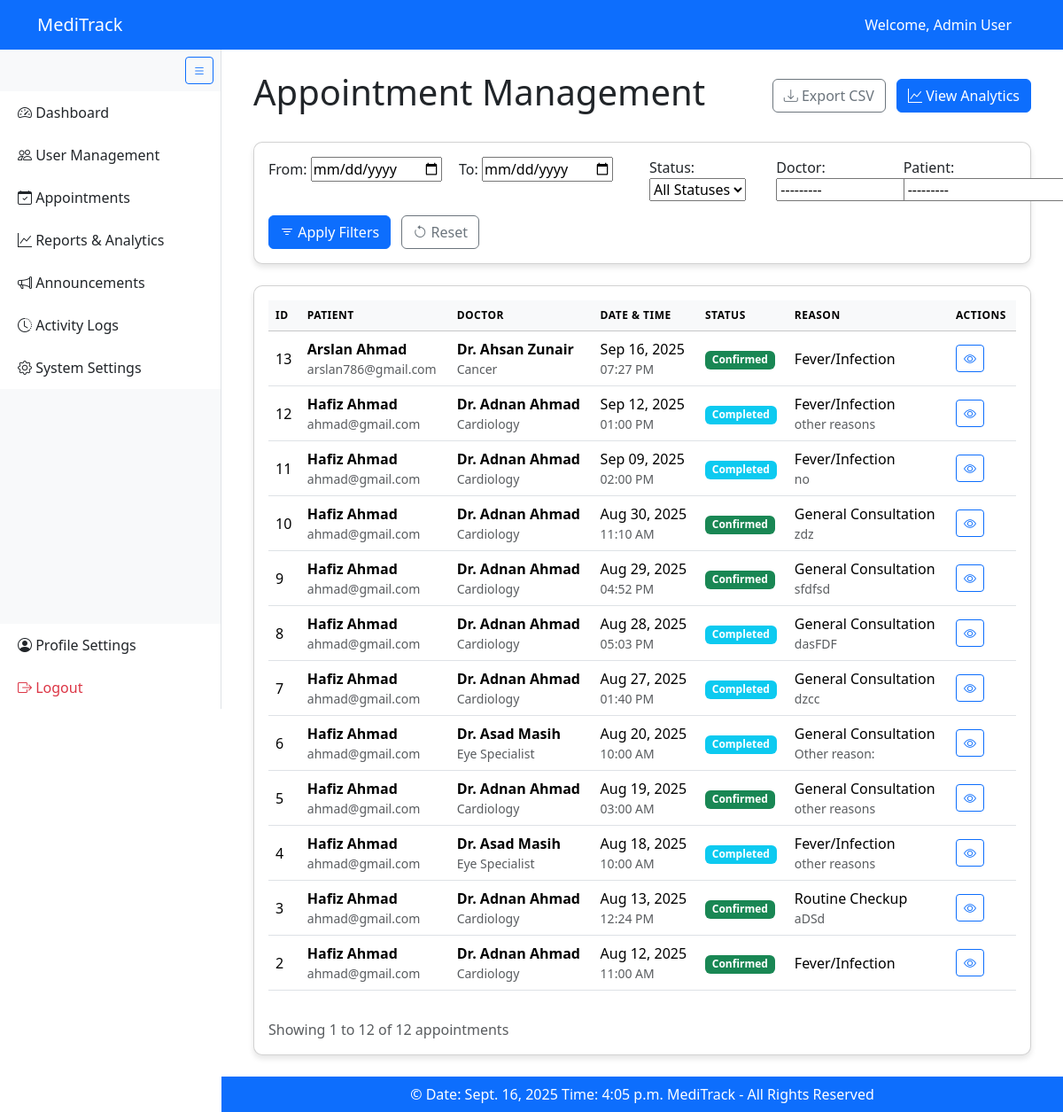
Screenshot of /appointment_management/ (signed in) with the database file from the repository.
### MediTrackApp/models.py (models this page shows, shortened)
class User(AbstractUser):
    ROLE_CHOICES = [
        ("admin", "Admin"),
        ("patient", "Patient"),
        ("doctor", "Doctor"),
    ]
    GENDER_CHOICES = [
        ("M", "Male"),
        ("F", "Female"),
        ("O", "Other"),
    ]
    phone_number = PhoneNumberField(region="PK", blank=True)
    gender = models.CharField(max_length=10, choices=GENDER_CHOICES, blank=True)
    date_of_birth = models.DateField(null=True, blank=True)
    profile_pic = models.ImageField(upload_to="profile_pics/", validators=[validate_file_extension], blank=True, null=True)
    role = models.CharField(max_length=50, choices=ROLE_CHOICES, default="patient")
    is_active = models.BooleanField(default=True)

class Appointment(models.Model):
    STATUS_CHOICES = [
        ("pending", "Pending"),
        ("confirmed", "Confirmed"),
        ("cancelled", "Cancelled"),
        ("completed", "Completed"),
    ]
    REASON_CHOICES = [
        ("CHECKUP", "Routine Checkup"),
        ("CONSULT", "General Consultation"),
        ("FEVER", "Fever/Infection"),
        ("INJURY", "Injury Treatment"),
    ]
    patient = models.ForeignKey(PatientProfile, on_delete=models.CASCADE)
    doctor = models.ForeignKey(DoctorProfile, on_delete=models.CASCADE)
    date = models.DateField()
    time = models.TimeField()
    status = models.CharField(max_length=20, choices=STATUS_CHOICES, default="pending")
    symptoms = models.TextField(blank=True)
    reason = models.CharField(max_length=50, choices=REASON_CHOICES, default="CONSULT")
    other_reason = models.CharField(max_length=100, blank=True)
    cancellation_reason = models.TextField(blank=True, null=True)
    cancelled_by = models.ForeignKey(User, on_delete=models.SET_NULL, null=True, blank=True, related_name='cancelled_appointments')
    end_time = models.TimeField(null=True, blank=True)
    created_at = models.DateTimeField(auto_now_add=True)
    updated_at = models.DateTimeField(auto_now=True)
    class Meta:
        constraints = [
            models.UniqueConstraint(fields=["doctor", "date", "time"], name="unique_doctor_slot"),
        ]
        ordering = ["-date", "time"]

class PatientProfile(models.Model):
    user = models.OneToOneField(User, related_name="patient_profile", on_delete=models.CASCADE)
    blood_group = models.CharField(max_length=5, blank=True)
    allergies = models.TextField(blank=True)
    medical_history = models.TextField(blank=True)
    emergency_contact = PhoneNumberField(region="PK", blank=True)
    def __str__(self):
        return f"Patient: {self.user.get_full_name() or self.user.username}"

class DoctorProfile(models.Model):
    user = models.OneToOneField(User, related_name="doctor_profile", on_delete=models.CASCADE)
    specialization = models.CharField(max_length=100, blank=True)
    qualifications = models.TextField(blank=True)
    hospital = models.CharField(max_length=100, blank=True)
    city = models.CharField(max_length=100, blank=True)
    license_number = models.CharField(max_length=50, unique=True, blank=True, null=True)
    consultation_fee = models.PositiveIntegerField(default=2000)
    available_days = models.JSONField(default=list, blank=True)
    available_time_slots = models.JSONField(default=list, blank=True)
    class Meta:
        indexes = [
            models.Index(fields=["specialization"]),
            models.Index(fields=["city"]),
        ]
    def __str__(self):
        full_name = self.user.get_full_name() or self.user.username
        return f"DR. {full_name} ({self.specialization or 'General'})"

### MediTrackApp/decorators.py (the view)
        def wrapper(request, *args, **kwargs):
            if not request.user.is_authenticated:
                return redirect('login')
            if request.user.role not in allowed_roles:
                raise PermissionDenied
            return view_func(request, *args, **kwargs)

### MediTrackApp/forms.py
class AppointmentFilterForm(forms.Form):
    STATUS_CHOICES = [
        ('', 'All Statuses'),
        ('pending', 'Pending'),
        ('confirmed', 'Confirmed'),
        ('cancelled', 'Cancelled'),
        ('completed', 'Completed'),
    ]
    date_from = forms.DateField(
        required=False,
        widget=forms.DateInput(attrs={'type': 'date'}),
        label='From'
    )
    date_to = forms.DateField(
        required=False,
        widget=forms.DateInput(attrs={'type': 'date'}),
        label='To'
    )
    status = forms.ChoiceField(
        choices=STATUS_CHOICES,
        required=False
    )
    doctor = forms.ModelChoiceField(
        queryset=DoctorProfile.objects.all(),
        required=False
    )
    patient = forms.ModelChoiceField(
        queryset=PatientProfile.objects.all(),
        required=False
    )

### MediTrackApp/views.py (called while the page is built, shortened)
@login_required
@role_required(["admin"])
def appointment_management(request):
    appointments = Appointment.objects.all().order_by('-date', '-time')
    filter_form = AppointmentFilterForm(request.GET or None)
    paginator = Paginator(appointments, 20)
    page_number = request.GET.get('page')
    page_obj = paginator.get_page(page_number)
    context = {
        'page_obj': page_obj,
        'filter_form': filter_form,
        'total_appointments': appointments.count(),
    }
    return render(request, "admin/appointment_management.html", context)

### MediTrackApp/templates/admin/appointment_management.html (shortened to what this page needs)
{% extends 'base.html' %}
{% load static %}
{% block extra_css %}
<link rel="stylesheet" href="{% static 'css/admin/appoinment_analytics.css' %}">
{% endblock %}
{% block content %}
<div class="container-fluid">
    <div class="d-flex justify-content-between align-items-center mb-4">
        <h1>Appointment Management</h1>
        <div>
            <a href="{% url 'export_appointments' %}" class="btn btn-outline-secondary me-2">
                <i class="bi bi-download"></i> Export CSV
            </a>
            <a href="{% url 'appointment_analytics' %}" class="btn btn-primary">
                <i class="bi bi-graph-up"></i> View Analytics
            </a>
        </div>
    </div>
    <div class="card mb-4">
        <div class="card-body">
            <form method="get" class="row g-3">
                <div class="col-md-3">
                    {{ filter_form.date_from.label_tag }}
                    {{ filter_form.date_from }}
                </div>
                <div class="col-md-3">
                    {{ filter_form.date_to.label_tag }}
                    {{ filter_form.date_to }}
                </div>
                <div class="col-md-2">
                    {{ filter_form.status.label_tag }}
                    {{ filter_form.status }}
                </div>
                <div class="col-md-2">
                    {{ filter_form.doctor.label_tag }}
                    {{ filter_form.doctor }}
                </div>
                <div class="col-md-2">
                    {{ filter_form.patient.label_tag }}
                    {{ filter_form.patient }}
                </div>
                <div class="col-md-12 mt-3">
                    <button type="submit" class="btn btn-primary me-2">
                        <i class="bi bi-filter"></i> Apply Filters
                    </button>
                    <a href="{% url 'appointment_management' %}" class="btn btn-outline-secondary">
                        <i class="bi bi-arrow-counterclockwise"></i> Reset
                    </a>
                </div>
            </form>
        </div>
    </div>
    <div class="card">
        <div class="card-body">
            <div class="table-responsive">
                <table class="table table-hover align-middle">
                    <thead class="table-light">
                        <tr>
                            <th>ID</th>
                            <th>Patient</th>
                            <th>Doctor</th>
                            <th>Date & Time</th>
                            <th>Status</th>
                            <th>Reason</th>
                            <th>Actions</th>
                        </tr>
                    </thead>
                    <tbody>
                        {% for appointment in page_obj %}
                        <tr>
                            <td>{{ appointment.id }}</td>
                            <td>
                                <strong>{{ appointment.patient.user.get_full_name }}</strong>
                                <div class="text-muted small">{{ appointment.patient.user.email }}</div>
                            </td>
                            <td>
                                <strong>Dr. {{ appointment.doctor.user.get_full_name }}</strong>
                                <div class="text-muted small">{{ appointment.doctor.specialization }}</div>
                            </td>
                            <td>
                                {{ appointment.date|date:"M d, Y" }}
                                <div class="text-muted small">{{ appointment.time|time:"h:i A" }}</div>
                            </td>
                            <td>
                                <span class="badge
                                    {% if appointment.status == 'confirmed' %}bg-success
                                    {% elif appointment.status == 'pending' %}bg-warning text-dark
                                    {% elif appointment.status == 'cancelled' %}bg-danger
                                    {% else %}bg-info
                                    {% endif %}">
                                    {{ appointment.get_status_display }}
                                </span>
                            </td>
                            <td>
                                {{ appointment.get_reason_display }}
                                {% if appointment.other_reason %}
                                <div class="text-muted small">{{ appointment.other_reason }}</div>
                                {% endif %}
                            </td>
                            <td>
                                <div class="d-flex gap-1">
                                    <a href="{% url 'view_appointment' appointment.id %}"
                                       class="btn btn-sm btn-outline-primary"
                                       data-bs-toggle="tooltip" title="View Details">
                                        <i class="bi bi-eye"></i>
                                    </a>
                                </div>
                            </td>
                        </tr>
                        {% empty %}
                        <tr>
                            <td colspan="7" class="text-center py-4">No appointments found</td>
                        </tr>
                        {% endfor %}
                    </tbody>
                </table>
            </div>
            <div class="mt-3 text-muted">
                Showing {{ page_obj.start_index }} to {{ page_obj.end_index }} of {{ page_obj.paginator.count }} appointments
            </div>
        </div>
    </div>
</div>
{% endblock %}

### templates/base.html (shortened to what this page needs)
{% load static %}
<!DOCTYPE html>
<html lang="en">
<head>
    <link href="https://cdn.jsdelivr.net/npm/bootstrap@5.3.3/dist/css/bootstrap.min.css" rel="stylesheet">
    <link href="https://cdn.jsdelivr.net/npm/bootstrap-icons@1.11.3/font/bootstrap-icons.css" rel="stylesheet">
    <link rel="stylesheet" href="{% static 'CSS/base.css' %}">
    {% block extra_css %}{% endblock %}
</head>
<body>
    <nav class="navbar navbar-dark bg-primary fixed-top" id="main-navbar">
        <div class="container">
            <span class="navbar-brand">MediTrack</span>
            <div>
                {% if user.is_authenticated %}
                    <span class="text-white me-3">Welcome, {{ user.get_full_name }}</span>
                {% else %}
                    <a href="{% url 'login' %}" class="btn btn-outline-light btn-lg me-2">Login</a>
                    <a href="{% url 'register' %}" class="btn btn-outline-light btn-lg">Register</a>
                {% endif %}
            </div>
        </div>
    </nav>
 {% if user.is_authenticated %}
    <div id="sidebar" class="bg-light border-end position-fixed d-flex flex-column">
        <div class="p-2 text-end d-none d-lg-block">
            <button id="sidebarToggle" class="btn btn-sm btn-outline-primary">
                <i class="bi bi-list"></i>
            </button>
        </div>
        <div class="list-group list-group-flush flex-grow-1">
            {% if user.role == 'admin' %}
                 {% include 'partials/admin_sidebar.html' %}
                 {% elif user.role == 'doctor' %}
                 {% include 'partials/doctor_sidebar.html' %}
                 {% elif user.role == 'patient' %}
                 {% include 'partials/patient_sidebar.html' %}
            {% endif %}
            <div class="mt-auto">
                <a href="{% url 'edit_profile' %}" class="list-group-item list-group-item-action">
                    <i class="bi bi-person-circle"></i> <span class="link-text">Profile Settings</span>
                </a>
                <a href="{% url 'logout' %}" class="list-group-item list-group-item-action text-danger">
                    <i class="bi bi-box-arrow-right"></i> <span class="link-text">Logout</span>
                </a>
            </div>
        </div>
    </div>
    {% endif %}
    <div id="main-content" class="p-4 {% if not user.is_authenticated %}full-width{% endif %}">
        {% block content %}{% endblock %}
    </div>
    <footer class="bg-primary text-white text-center py-2 {% if not user.is_authenticated %}full-width{% endif %}" id="main-footer">
        &copy; Date: {% now "DATE_FORMAT" %} Time: {% now "TIME_FORMAT" %} MediTrack - All Rights Reserved
    </footer>
</body>
</html>

### MediTrackApp/templates/partials/admin_sidebar.html
<a href="{% url 'admin_dashboard' %}" class="list-group-item list-group-item-action">
                    <i class="bi bi-speedometer2"></i> <span class="link-text">Dashboard</span>
                </a>
                <a href="{% url 'user_management' %}" class="list-group-item list-group-item-action">
                    <i class="bi bi-people"></i> <span class="link-text">User Management</span>
                </a>
                <a href="{% url 'appointment_management' %}" class="list-group-item list-group-item-action">
                    <i class="bi bi-calendar-check"></i> <span class="link-text">Appointments</span>
                </a>
                <a href="{% url 'reports_analytics' %}" class="list-group-item list-group-item-action">
                    <i class="bi bi-graph-up"></i> <span class="link-text">Reports & Analytics</span>
                </a>
                <a href="{% url 'announcements' %}" class="list-group-item list-group-item-action">
                    <i class="bi bi-megaphone"></i> <span class="link-text">Announcements</span>
                </a>
                <a href="{% url 'activity_logs' %}" class="list-group-item list-group-item-action">
                    <i class="bi bi-clock-history"></i> <span class="link-text">Activity Logs</span>
                </a>
                <a href="{% url 'system_settings' %}" class="list-group-item list-group-item-action">
                    <i class="bi bi-gear"></i> <span class="link-text">System Settings</span>
                </a>

### static/css/base.css (style rules this page uses)
#sidebar { width: 250px; top: 56px; bottom: 0; height: calc(100vh - 56px); transition: all 0.3s; z-index: 1000; overflow-y: auto; }
#main-content { margin-left: 250px; padding-top: 80px; padding-bottom: 20px; transition: all 0.3s; min-height: calc(100vh - 56px - 40px); }
#main-footer { margin-left: 250px; transition: all 0.3s; }
#sidebar .list-group-item { border: none; padding: 12px 20px; font-weight: 500; white-space: nowrap; }
body { padding-top: 56px; }

### static/css/admin/appoinment_analytics.css (style rules this page uses)
.card { border-radius: 10px; box-shadow: 0 4px 6px rgba(0, 0, 0, 0.1); }
.table th { font-weight: 600; text-transform: uppercase; font-size: 0.75rem; letter-spacing: 0.5px; }

### rows the page displays
User: get_full_name "Admin User"
Appointment: id "13", patient.user.get_full_name "Arslan Ahmad", patient.user.email "arslan786@gmail.com", doctor.user.get_full_name "Ahsan Zunair", doctor.specialization "Cancer", date "Sep 16, 2025", time "07:27 PM", status "Confirmed", reason "Fever/Infection"
Appointment: id "12", patient.user.get_full_name "Hafiz Ahmad", patient.user.email "ahmad@gmail.com", doctor.user.get_full_name "Adnan Ahmad", doctor.specialization "Cardiology", date "Sep 12, 2025", time "01:00 PM", status "Completed", reason "Fever/Infection", other_reason "other reasons"
Appointment: id "11", patient.user.get_full_name "Hafiz Ahmad", patient.user.email "ahmad@gmail.com", doctor.user.get_full_name "Adnan Ahmad", doctor.specialization "Cardiology", date "Sep 09, 2025", time "02:00 PM", status "Completed", reason "Fever/Infection", other_reason "no"
Appointment: id "10", patient.user.get_full_name "Hafiz Ahmad", patient.user.email "ahmad@gmail.com", doctor.user.get_full_name "Adnan Ahmad", doctor.specialization "Cardiology", date "Aug 30, 2025", time "11:10 AM", status "Confirmed", reason "General Consultation", other_reason "zdz"
Appointment: id "9", patient.user.get_full_name "Hafiz Ahmad", patient.user.email "ahmad@gmail.com", doctor.user.get_full_name "Adnan Ahmad", doctor.specialization "Cardiology", date "Aug 29, 2025", time "04:52 PM", status "Confirmed", reason "General Consultation", other_reason "sfdfsd"
Appointment: id "8", patient.user.get_full_name "Hafiz Ahmad", patient.user.email "ahmad@gmail.com", doctor.user.get_full_name "Adnan Ahmad", doctor.specialization "Cardiology", date "Aug 28, 2025", time "05:03 PM", status "Completed", reason "General Consultation", other_reason "dasFDF"
Appointment: id "7", patient.user.get_full_name "Hafiz Ahmad", patient.user.email "ahmad@gmail.com", doctor.user.get_full_name "Adnan Ahmad", doctor.specialization "Cardiology", date "Aug 27, 2025", time "01:40 PM", status "Completed", reason "General Consultation", other_reason "dzcc"
Appointment: id "6", patient.user.get_full_name "Hafiz Ahmad", patient.user.email "ahmad@gmail.com", doctor.user.get_full_name "Asad Masih", doctor.specialization "Eye Specialist", date "Aug 20, 2025", time "10:00 AM", status "Completed", reason "General Consultation", other_reason "Other reason:"
Appointment: id "5", patient.user.get_full_name "Hafiz Ahmad", patient.user.email "ahmad@gmail.com", doctor.user.get_full_name "Adnan Ahmad", doctor.specialization "Cardiology", date "Aug 19, 2025", time "03:00 AM", status "Confirmed", reason "General Consultation", other_reason "other reasons"
Appointment: id "4", patient.user.get_full_name "Hafiz Ahmad", patient.user.email "ahmad@gmail.com", doctor.user.get_full_name "Asad Masih", doctor.specialization "Eye Specialist", date "Aug 18, 2025", time "10:00 AM", status "Completed", reason "Fever/Infection", other_reason "other reasons"
Appointment: id "3", patient.user.get_full_name "Hafiz Ahmad", patient.user.email "ahmad@gmail.com", doctor.user.get_full_name "Adnan Ahmad", doctor.specialization "Cardiology", date "Aug 13, 2025", time "12:24 PM", status "Confirmed", reason "Routine Checkup", other_reason "aDSd"
Appointment: id "2", patient.user.get_full_name "Hafiz Ahmad", patient.user.email "ahmad@gmail.com", doctor.user.get_full_name "Adnan Ahmad", doctor.specialization "Cardiology", date "Aug 12, 2025", time "11:00 AM", status "Confirmed", reason "Fever/Infection"

### other values shown
{{ filter_form.date_from.label_tag }} "From:"
{{ filter_form.date_to.label_tag }} "To:"
{{ filter_form.status.label_tag }} "Status:"
{{ filter_form.doctor.label_tag }} "Doctor:"
{{ filter_form.patient.label_tag }} "Patient:"
{{ page_obj.start_index }} "1"
{{ page_obj.end_index }} "12"
{{ page_obj.paginator.count }} "12"
